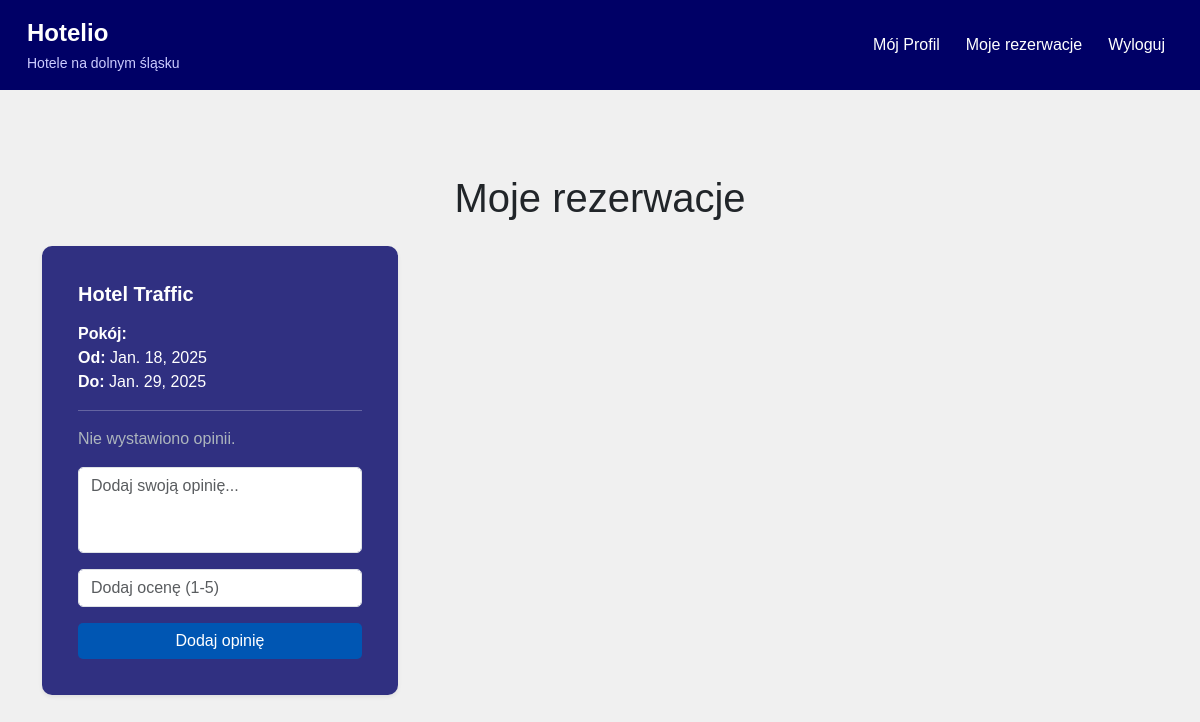
The page /my-reservations/ (signed in) on the database its author committed.
### Hotelio/models.py (models this page shows, shortened)
class Reservation(models.Model):
    hotel = models.ForeignKey(Hotel, on_delete=models.CASCADE, related_name='reservations')
    user = models.ForeignKey(User, on_delete=models.CASCADE)
    check_in = models.DateField()
    check_out = models.DateField()
    guests = models.PositiveIntegerField()
    review_text = models.TextField(blank=True, null=True)
    rating = models.IntegerField(blank=True, null=True)

class Hotel(models.Model):
    name = models.CharField(max_length=255)
    description = models.TextField()
    price_per_night = models.DecimalField(max_digits=8, decimal_places=2)
    city = models.CharField(max_length=100, null=True, blank=True)
    image = models.ImageField(upload_to='media/hotel_images', default='media/hotel_images/hotelrelax.jpeg')
    image2 = models.ImageField(upload_to='media/hotel_images', default='media/hotel_images/hotelrelax.jpeg')
    image3 = models.ImageField(upload_to='media/hotel_images', default='media/hotel_images/hotelrelax.jpeg')
    image4 = models.ImageField(upload_to='media/hotel_images', default='media/hotel_images/hotelrelax.jpeg')
    created_at = models.DateTimeField(auto_now_add=True, null=True)
    amenities = models.TextField(default="brak udogodnień")
    rating = models.FloatField(default=0.0)
    address = models.CharField(max_length=255, null=True, blank=True)
    map = models.URLField(blank=True, null=True)
    sale_price = models.DecimalField(max_digits=8, decimal_places=2, null=True, blank=True)
    promo = models.BooleanField(default=False)
    def __str__(self):
        return self.name

### Hotelio/views.py (the view)
# urls.py: path('my-reservations/', views.my_reservations, name='my_reservations'),
@login_required
def my_reservations(request):
    reservations = Reservation.objects.filter(user=request.user)
    if request.method == "POST":
        form = ReviewForm(request.POST)
        if form.is_valid():
            reservation_id = form.cleaned_data['reservation_id']
            review_text = form.cleaned_data['review_text']
            rating = form.cleaned_data['rating']
            reservation = Reservation.objects.get(id=reservation_id, user=request.user)
            reservation.review_text = review_text
            reservation.rating = rating
            reservation.save()
            return redirect('my_reservations')
    else:
        form = ReviewForm()
    context = {
        'reservations': reservations,
        'form': form,
    }
    return render(request, 'hotels/my_reservations.html', context)

### Hotelio/forms.py
class ReviewForm(forms.Form):
    reservation_id = forms.IntegerField(widget=forms.HiddenInput)
    review_text = forms.CharField(
        label="Opinia",
        widget=forms.Textarea(attrs={'class': 'form-control', 'rows': 3}),
        required=True
    )
    rating = forms.IntegerField(
        label="Ocena (1-5)",
        widget=forms.NumberInput(attrs={'class': 'form-control'}),
        min_value=1,
        max_value=5,
        required=True
    )

### Hotelio/templates/hotels/my_reservations.html (shortened to what this page needs)
{% extends 'base.html' %}
{% block content %}
<div class="container mt-5">
    <h1 class="text-center mb-4">Moje rezerwacje</h1>
    <div class="row justify-content-start g-4">
        {% for reservation in reservations %}
        <div class="col-12 col-md-6 col-lg-4">
            <div class="card h-100 border-light shadow-sm" style="border-radius: 10px;">
                <div class="card-body">
                    <h5 class="fw-bold mb-3">{{ reservation.hotel }}</h5>
                    <p class="mb-2">
                        <strong>Pokój:</strong> {{ reservation.room_number }}<br>
                        <strong>Od:</strong> {{ reservation.check_in }}<br>
                        <strong>Do:</strong> {{ reservation.check_out }}
                    </p>
                    <hr>
                    <div class="mb-3">
                        {% if reservation.review_text %}
                            <p><strong>Twoja opinia:</strong> {{ reservation.review_text }}</p>
                            <p><strong>Ocena:</strong> {{ reservation.rating }}/5</p>
                        {% else %}
                            <p class="text" style="color: #adb5bd;">Nie wystawiono opinii.</p>
                        {% endif %}
                    </div>
                    {% if not reservation.review_text %}
                    <form method="post" class="mt-3">
                        <div class="mb-3">
                            <textarea name="review_text" class="form-control" placeholder="Dodaj swoją opinię..." rows="3" style="resize: none; border-radius: 5px;"></textarea>
                        </div>
                        <div class="mb-3">
                            <input name="rating" type="number" class="form-control" min="1" max="5" placeholder="Dodaj ocenę (1-5)" style="border-radius: 5px;">
                        </div>
                        <button type="submit" class="btn btn-primary w-100" style="border-radius: 5px;">Dodaj opinię</button>
                    </form>
                    {% endif %}
                </div>
            </div>
        </div>
        {% endfor %}
    </div>
</div>
{% endblock %}

### Hotelio/templates/base.html (style rules this page uses)
body { background-color: #f0f0f0; font-family: Arial, sans-serif; }
.card { background-color: rgba(0, 0, 102, 0.8); color: white; border: none; padding: 20px; width: 100%; max-width: 400px; }
.form-control { background-color: white; color: black; }
.btn { background-color: #0056b3; border: none; }

### rows shown on the page
Reservation: hotel "Hotel Traffic", check_in "Jan. 18, 2025", check_out "Jan. 29, 2025", shows "Nie wystawiono opinii."
